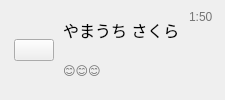
             <widget class="QWidget" name="widget_22" native="true">
              <property name="styleSheet">
               <string notr="true">QWidget#widget_22{
	max-height:60px;
	min-height:60px;
}
QWidget#widget_22:hover{
	background-color: rgb(242, 242, 242);
}</string>
              </property>
              <layout class="QHBoxLayout" name="horizontalLayout_21" stretch="0,1,0">
               <property name="spacing">
                <number>9</number>
               </property>
               <property name="leftMargin">
                <number>14</number>
               </property>
               <property name="topMargin">
                <number>10</number>
               </property>
               <property name="rightMargin">
                <number>12</number>
               </property>
               <property name="bottomMargin">
                <number>10</number>
               </property>
               <item>
                <widget class="QPushButton" name="pushButton_44">
                 <property name="styleSheet">
                  <string notr="true"/>
                 </property>
                 <property name="text">
                  <string/>
                 </property>
                 <property name="icon">
                  <iconset resource="resource/resources.qrc">
                   <normaloff>:/image/image/365e72994b9c73db.png</normaloff>:/image/image/365e72994b9c73db.png</iconset>
                 </property>
                 <property name="iconSize">
                  <size>
                   <width>40</width>
                   <height>40</height>
                  </size>
                 </property>
                </widget>
               </item>
               <item>
                <layout class="QVBoxLayout" name="verticalLayout_32">
                 <property name="spacing">
                  <number>0</number>
                 </property>
                 <property name="sizeConstraint">
                  <enum>QLayout::SetDefaultConstraint</enum>
                 </property>
                 <property name="leftMargin">
                  <number>0</number>
                 </property>
                 <property name="rightMargin">
                  <number>0</number>
                 </property>
                 <item>
                  <widget class="QLabel" name="label_63">
                   <property name="styleSheet">
                    <string notr="true">QLabel{
	font-size:16px;
}</string>
                   </property>
                   <property name="text">
                    <string>やまうち さくら</string>
                   </property>
                  </widget>
                 </item>
                 <item>
                  <widget class="QLabel" name="label_64">
                   <property name="styleSheet">
                    <string notr="true">QLabel{
	color: rgb(117, 117, 117);
}</string>
                   </property>
                   <property name="text">
                    <string>😊😊😊</string>
                   </property>
                  </widget>
                 </item>
                </layout>
               </item>
               <item>
                <layout class="QVBoxLayout" name="verticalLayout_33">
                 <item alignment="Qt::AlignTop">
                  <widget class="QLabel" name="label_65">
                   <property name="styleSheet">
                    <string notr="true">QLabel{
	color: rgb(117, 117, 117);
}</string>
                   </property>
                   <property name="text">
                    <string>1:50</string>
                   </property>
                  </widget>
                 </item>
                </layout>
               </item>
              </layout>
             </widget>
